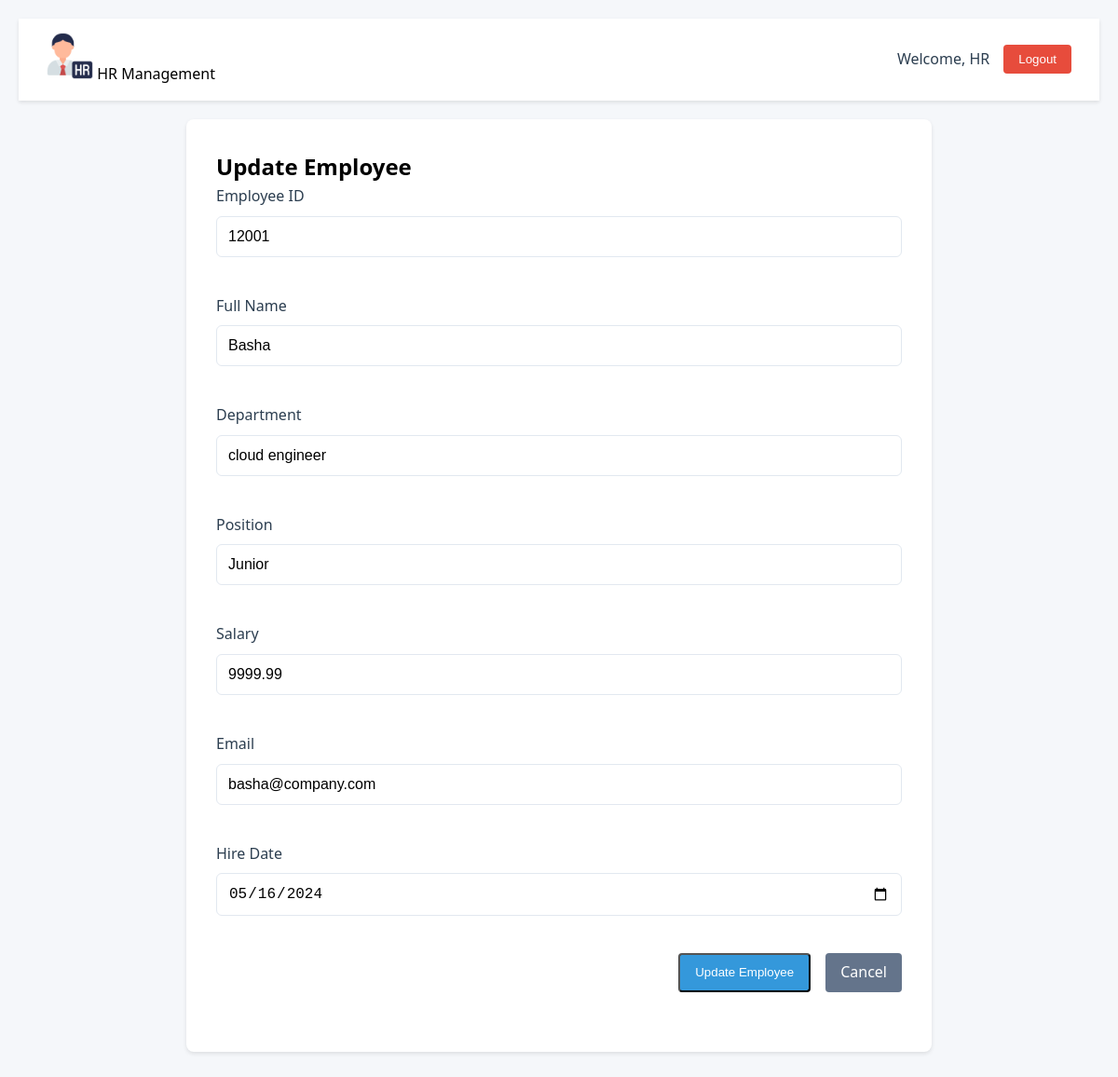
Page /2/edit/ (signed in) on the committed database.
### employees/models.py (models this page shows, shortened)
class UserProfile(models.Model):
    user = models.OneToOneField(User, on_delete=models.CASCADE)
    name = models.CharField(max_length=100)
    emp_id = models.CharField(max_length=20, unique=True)
    created_at = models.DateTimeField(auto_now_add=True)
    updated_at = models.DateTimeField(auto_now=True)
    class Meta:
        db_table = 'user_profile'

class Employee(models.Model):
    employee_id = models.CharField(max_length=20, unique=True)
    name = models.CharField(max_length=100)
    department = models.CharField(max_length=100)
    position = models.CharField(max_length=100)
    salary = models.DecimalField(max_digits=10, decimal_places=2)
    email = models.EmailField()
    hire_date = models.DateField()
    created_at = models.DateTimeField(auto_now_add=True)
    updated_at = models.DateTimeField(auto_now=True)
    created_by = models.ForeignKey(User, on_delete=models.SET_NULL, null=True, related_name='created_employees')
    updated_by = models.ForeignKey(User, on_delete=models.SET_NULL, null=True, related_name='updated_employees')
    class Meta:
        ordering = ['-created_at']

### employees/views.py (the view)
# urls.py: path('<int:pk>/edit/', views.employee_update_form, name='employee_update_form'),
@login_required
def employee_update_form(request, pk):
    try:
        employee = get_object_or_404(Employee, pk=pk)
        form = EmployeeForm(instance=employee)
        user_profile = get_object_or_404(UserProfile, user=request.user)
        return render(request, 'employees/employee_form.html', {
            'form': form,
            'employee': employee,
            'action': 'Update',
            'user_profile': user_profile
        })
    except Exception as e:
        logger.error(f"Error displaying update form: {str(e)}")
        messages.error(request, 'Error displaying update form.')
        return redirect('employees:employee_list')

### employees/forms.py (shortened to what this page needs)
class EmployeeForm(forms.ModelForm):
    class Meta:
        model = Employee
        fields = ['employee_id', 'name', 'department', 'position', 'salary', 'email', 'hire_date']
        widgets = {
            'hire_date': forms.DateInput(attrs={
                'type': 'date',
                'class': 'form-control'
            }),
            'salary': forms.NumberInput(attrs={
                'step': '0.01',
                'class': 'form-control'
            }),
            'employee_id': forms.TextInput(attrs={'class': 'form-control'}),
            'name': forms.TextInput(attrs={'class': 'form-control'}),
            'department': forms.TextInput(attrs={'class': 'form-control'}),
            'position': forms.TextInput(attrs={'class': 'form-control'}),
            'email': forms.EmailInput(attrs={'class': 'form-control'}),
        }

### employees/templates/employees/employee_form.html (shortened to what this page needs)
{% extends 'employees/base.html' %}
{% load static %}
{% block content %}
<div class="form-card">
    <h2>{{ action }} Employee</h2>
    <form method="post" action="{% if action == 'Add' %}{% url 'employees:employee_create' %}{% else %}{% url 'employees:employee_update' employee.pk %}{% endif %}" class="form-grid">
        <div class="form-field">
            <label for="employee_id">Employee ID</label>
            <input type="text" name="employee_id" id="employee_id" value="{{ form.employee_id.value|default:'' }}" required>
        </div>
        <div class="form-field">
            <label for="name">Full Name</label>
            <input type="text" name="name" id="name" value="{{ form.name.value|default:'' }}" required>
        </div>
        <div class="form-field">
            <label for="department">Department</label>
            <input type="text" name="department" id="department" value="{{ form.department.value|default:'' }}" required>
        </div>
        <div class="form-field">
            <label for="position">Position</label>
            <input type="text" name="position" id="position" value="{{ form.position.value|default:'' }}" required>
        </div>
        <div class="form-field">
            <label for="salary">Salary</label>
            <input type="number" name="salary" id="salary" step="0.01" value="{{ form.salary.value|default:'' }}" required>
        </div>
        <div class="form-field">
            <label for="email">Email</label>
            <input type="email" name="email" id="email" value="{{ form.email.value|default:'' }}" required>
        </div>
        <div class="form-field">
            <label for="hire_date">Hire Date</label>
            <input type="date" name="hire_date" id="hire_date" value="{{ form.hire_date.value|date:'Y-m-d'|default:'' }}" required>
        </div>
        <div class="form-actions">
            <button type="submit" class="btn btn-primary">{{ action }} Employee</button>
            <a href="{% url 'employees:employee_list' %}" class="btn btn-secondary">Cancel</a>
        </div>
    </form>
</div>
{% endblock %}

### employees/templates/employees/base.html (shortened to what this page needs)
<!DOCTYPE html>
<html lang="en">
<head>
    {% load static %}
    <link rel="stylesheet" href="{% static 'hr_app/css/styles.css' %}">
</head>
<body>
    {% if user.is_authenticated %}
    <nav class="navbar">
        <div class="nav-brand">
            <img src="{% static 'hr_app/images/HR.png' %}" alt="HR Icon" class="hr-icon">
            <span>HR Management</span>
        </div>
        <div class="user-info">
            <span class="welcome-text">Welcome, {{ user_profile.name|default:user.username }}</span>
            <form method="post" action="{% url 'employees:logout' %}" class="logout-form">
                <button type="submit" class="btn-logout">Logout</button>
            </form>
        </div>
    </nav>
    {% endif %}
    <main>
        {% block content %}
        {% endblock %}
    </main>
</body>
</html>

### employees/static/hr_app/css/styles.css (style rules this page uses)
* { margin: 0; padding: 0; box-sizing: border-box; }
body { font-family: 'Segoe UI', system-ui, -apple-system, sans-serif; background: #f5f7fa; line-height: 1.6; padding: 20px; }
.hr-icon { width: 50px; height: 50px; object-fit: contain; }
.welcome-text { color: #2c3e50; font-weight: 500; }
.btn-logout { background: #e74c3c; color: white; padding: 0.5rem 1rem; border-radius: 4px; border: none; cursor: pointer; font-weight: 500; transition: all 0.3s; }
.logout-form { display: inline; }
.navbar { background: white; padding: 15px 30px; box-shadow: 0 2px 4px rgba(0,0,0,0.1); margin-bottom: 20px; display: flex; justify-content: space-between; align-items: center; }
.user-info { display: flex; justify-content: flex-end; align-items: center; gap: 15px; }
.btn { padding: 8px 16px; border-radius: 4px; text-decoration: none; font-weight: 500; transition: all 0.2s; }
.form-card { background: white; padding: 2rem; border-radius: 8px; box-shadow: 0 2px 4px rgba(0,0,0,0.1); margin: 20px auto; max-width: 800px; }
.form-grid { display: grid; gap: 1.5rem; margin-bottom: 2rem; }
.form-field { margin-bottom: 1rem; }
.form-field label { display: block; font-weight: 500; color: #2c3e50; margin-bottom: 0.5rem; }
.form-field input, .form-field select { width: 100%; padding: 0.75rem; border: 1px solid #e2e8f0; border-radius: 6px; font-size: 1rem; }
.form-actions { display: flex; gap: 1rem; justify-content: flex-end; }
.btn-secondary { background: #64748b; color: white; }
.btn-primary { background: #3498db; color: white; }

### rows in the picture
UserProfile: name "HR"
Employee: employee_id "12001", name "Basha", department "cloud engineer", position "Junior", salary "9999.99", email "basha@company.com", hire_date "05/16/2024"

### other values in the picture
{{ action }} "Update"
